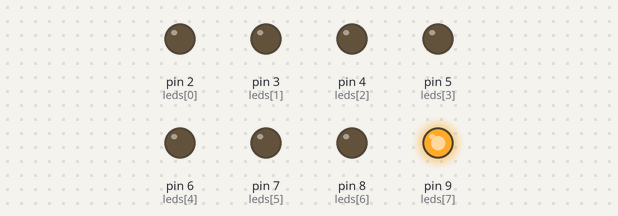
This sketch was run on a simulated Arduino Uno, built with avr-gcc and run on an emulated ATmega328P. On the bench: output pins drawn as LEDs (lit = HIGH).

Above: at 0.1 s.
At 4.1 s:
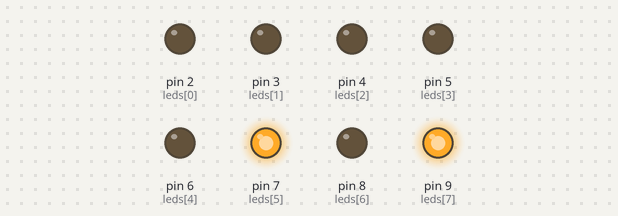
At 9.1 s:
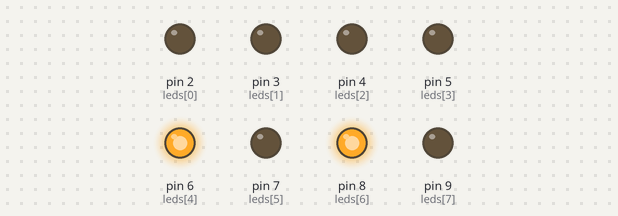
At 19.1 s:
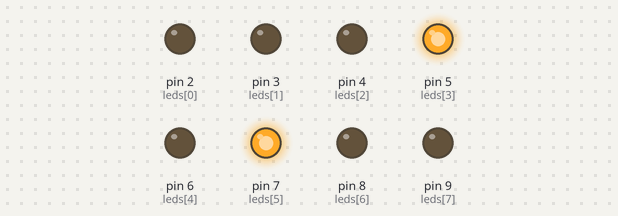
At 29.1 s:
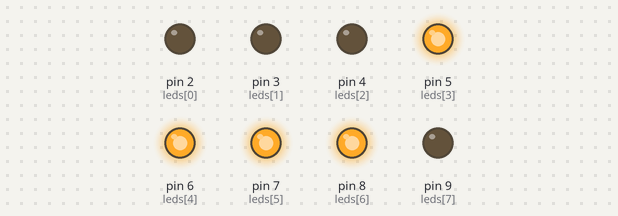
At 39.1 s:
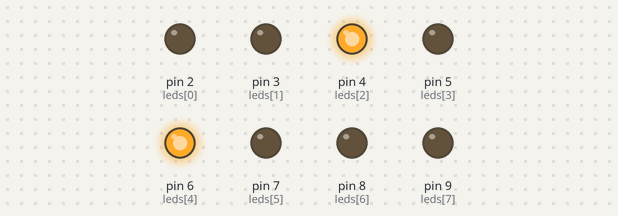
Timing chart, 0 to 40.0 s (numbered marks = the images above):
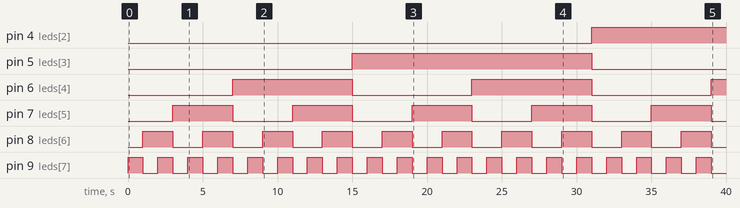

The sketch:

Counter.ino
```cpp
/* CONFIG */
// Max Leds = 16 = 2 byte = size of int(on Arduino UNO)
int leds[] = {2,3,4,5,6,7,8,9};
// time of delay in ms
const int tick = 1000;

/* GLOBAL VAR */
byte numOfLeds = sizeof(leds)/sizeof(int);
unsigned int counter = 0;

void setup() {

 for(int i = 0; i < numOfLeds; i++) {
    pinMode(leds[i], OUTPUT);
 }

 // Serial.begin(9600);

}

void loop() {

  counter++;
  if(counter > pow(2,numOfLeds)) counter = 0;

  for(int i = 0; i < numOfLeds; i++) {
     digitalWrite(leds[numOfLeds-i-1], counter >> i & 1);
    //  Serial.print(counter >> i & 1);
  }
  // Serial.println();
  // Serial.println(counter);

  delay(tick);

}
```

Measured:
- by itself, pin 4 (leds[2]): LOW → HIGH at 31.0 s
- by itself, pin 5 (leds[3]): LOW → HIGH at 15.0 s, → LOW 16.0 s later
- by itself, pin 6 (leds[4]): alternates HIGH for 8.0 s and LOW for 8.0 s
- by itself, pin 7 (leds[5]): alternates HIGH for 4.0 s and LOW for 4.0 s
- by itself, pin 8 (leds[6]): alternates HIGH for 2.0 s and LOW for 2.0 s
- by itself, pin 9 (leds[7]): alternates HIGH for 1.0 s and LOW for 1.0 s
